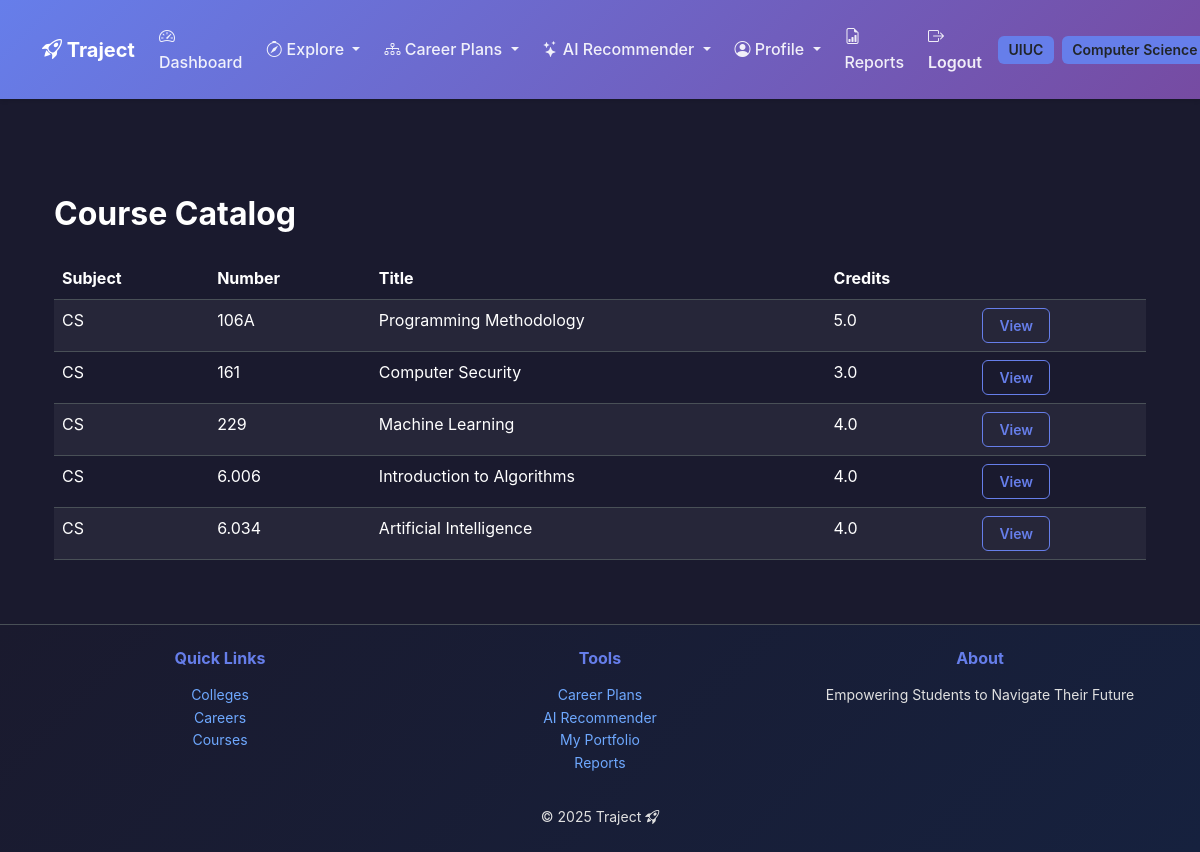
The app's page /catalog/ (signed in) with its own data.
### accounts/models.py (models this page shows, shortened)
class UserProfile(models.Model):
    ACADEMIC_YEARS = [
        ('FR', 'Freshman'),
        ('SO', 'Sophomore'),
        ('JR', 'Junior'),
        ('SR', 'Senior'),
        ('GR', 'Graduate'),
    ]
    user = models.OneToOneField(
        User, on_delete=models.CASCADE, related_name='profile'
    )
    college = models.ForeignKey(
        "colleges.College",
        on_delete=models.SET_NULL,
        null=True, blank=True,
        related_name='students'
    )
    major = models.ForeignKey(
        "colleges.Major",
        on_delete=models.SET_NULL,
        null=True, blank=True,
        related_name='major_students'
    )
    minors = models.ManyToManyField(
        "colleges.Major",
        blank=True,
        related_name='minor_students',
        help_text="Optional secondary areas of study."
    )
    gpa = models.DecimalField(
        max_digits=4,
        decimal_places=2,
        validators=[MinValueValidator(0.0), MaxValueValidator(4.0)],
        null=True, blank=True,
        help_text="GPA on a 4.0 scale."
    )
    academic_year = models.CharField(
        max_length=2,
        choices=ACADEMIC_YEARS,
        default='FR'
    )
    personal_interests = models.TextField(blank=True)
    career_goals = models.TextField(blank=True)
    clubs_interest = models.TextField(blank=True)
    clubs_user_is_a_part_of = models.TextField(blank=True)
    skills = models.TextField(blank=True)
    work_experience = models.TextField(blank=True)
    preferred_industries = models.TextField(blank=True)
    preferred_locations = models.TextField(blank=True)
    preferred_positions = models.TextField(blank=True)
    preferred_company = models.TextField(blank=True)
    created_at = models.DateTimeField(auto_now_add=True)
    class Meta:
        ordering = ['user__username']
        verbose_name = "User Profile"
        verbose_name_plural = "User Profiles"

### colleges/models.py (models this page shows, shortened)
class College(models.Model):
    college_name = models.CharField(max_length=300)  # Full college name
    city = models.CharField(max_length=100)
    state = models.CharField(max_length=100)
    abbreviation = models.CharField(max_length=50, unique=True)  # e.g. UIUC
    logo_url = models.URLField(blank=True, null=True)
    class Meta:
        ordering = ["college_name"]

class Major(models.Model):
    college = models.ForeignKey(
        College, on_delete=models.CASCADE, related_name="majors"
    )
    name = models.CharField(max_length=120)
    code = models.CharField(max_length=20, blank=True)  # e.g., CS, ECE, etc.
    class Meta:
        unique_together = ("college", "name")  # Prevent duplicates within same college
        ordering = ["college__abbreviation", "name"]

### catalog/models.py (models this page shows, shortened)
class Course(models.Model):
    subject = models.CharField(max_length=10)
    number = models.CharField(max_length=10)
    title = models.CharField(max_length=200)
    credits = models.DecimalField(max_digits=3, decimal_places=1)
    description = models.TextField(blank=True)
    college = models.ForeignKey(
        "colleges.College",
        on_delete=models.CASCADE,
        related_name="courses",
        null=True,
        blank=True,
    )
    class Meta:
        ordering = ["subject", "number"]
        unique_together = ("subject", "number", "college")

### catalog/views.py (the view)
# urls.py: path("", views.course_list_view, name="courses"),
@login_required
def course_list_view(request):
    courses = Course.objects.all().order_by("subject", "number")
    return render(request, "catalog/course_list.html", {"courses": courses})

### templates/catalog/course_list.html (shortened to what this page needs)
{% extends "accounts/base.html" %}
{% block content %}
<div class="container mt-5">
 <h2 class="fw-bold mb-4">Course Catalog</h2>
 {% if courses %}
 <table class="table table-striped">
 <thead>
 <tr>
 <th>Subject</th>
 <th>Number</th>
 <th>Title</th>
 <th>Credits</th>
 <th></th>
 </tr>
 </thead>
 <tbody>
 {% for course in courses %}
 <tr>
 <td>{{ course.subject }}</td>
 <td>{{ course.number }}</td>
 <td>{{ course.title }}</td>
 <td>{{ course.credits }}</td>
 <td><a href="{% url 'catalog:course_detail' course.id %}" class="btn btn-sm btn-outline-primary">View</a></td>
 </tr>
 {% endfor %}
 </tbody>
 </table>
 {% else %}
 <p class="text-muted">No courses available.</p>
 {% endif %}
</div>
{% endblock %}

### templates/accounts/base.html (shortened to what this page needs)
{% load static %}
<!DOCTYPE html>
<html lang="en" data-bs-theme="dark">
 <head>
 <link
 href="https://cdn.jsdelivr.net/npm/bootstrap@5.3.3/dist/css/bootstrap.min.css"
 rel="stylesheet"
 >
 <link
 rel="stylesheet"
 href="https://cdn.jsdelivr.net/npm/bootstrap-icons@1.11.3/font/bootstrap-icons.min.css"
 >
 <link rel="stylesheet" href="{% static 'css/traject.css' %}">
 </head>
 <body class="traject-bg d-flex flex-column min-vh-100">
 <nav class="navbar navbar-expand-lg traject-navbar py-3">
 <div class="container">
 <a class="navbar-brand fw-bold text-white" href="/">
 <i class="bi bi-rocket-takeoff"></i> Traject
 </a>
 <div class="collapse navbar-collapse" id="navbarNav">
 <ul class="navbar-nav ms-auto align-items-center gap-2">
 {% if user.is_authenticated %}
 <li class="nav-item">
 <a class="nav-link" href="{% url 'accounts:dashboard' %}">
 <i class="bi bi-speedometer2"></i> Dashboard
 </a>
 </li>
 <li class="nav-item dropdown">
 <a class="nav-link dropdown-toggle" href="#" role="button" data-bs-toggle="dropdown">
 <i class="bi bi-compass"></i> Explore
 </a>
 </li>
 <li class="nav-item dropdown">
 <a class="nav-link dropdown-toggle" href="#" role="button" data-bs-toggle="dropdown">
 <i class="bi bi-diagram-3"></i> Career Plans
 </a>
 </li>
 <li class="nav-item dropdown">
 <a class="nav-link dropdown-toggle" href="#" role="button" data-bs-toggle="dropdown">
 <i class="bi bi-stars"></i> AI Recommender
 </a>
 </li>
 <li class="nav-item dropdown">
 <a class="nav-link dropdown-toggle" href="#" role="button" data-bs-toggle="dropdown">
 <i class="bi bi-person-circle"></i> Profile
 </a>
 </li>
 <li class="nav-item">
 <a class="nav-link" href="{% url 'accounts:reports' %}">
 <i class="bi bi-file-earmark-bar-graph"></i> Reports
 </a>
 </li>
 <li class="nav-item">
 <a class="nav-link fw-semibold text-accent-dark" href="{% url 'accounts:logout' %}">
 <i class="bi bi-box-arrow-right"></i> Logout
 </a>
 </li>
 {% if user.profile.college %}
 <li class="nav-item">
 <span class="badge bg-accent text-dark" data-bs-toggle="tooltip" title="Your College">
 {{ user.profile.college.abbreviation }}
 </span>
 </li>
 {% endif %}
 {% if user.profile.major %}
 <li class="nav-item">
 <span class="badge bg-accent text-dark" data-bs-toggle="tooltip" title="Your Major">
 {{ user.profile.major.name }}
 </span>
 </li>
 {% endif %}
 {% else %}
 <li class="nav-item"><a class="nav-link" href="{% url 'accounts:login' %}">Login</a></li>
 <li class="nav-item">
 <a class="btn btn-accent btn-sm" href="{% url 'accounts:signup' %}">Sign Up</a>
 </li>
 {% endif %}
 </ul>
 </div>
 </div>
 </nav>
 <main class="flex-grow-1 py-5">
 <div class="container">
 {% block content %}{% endblock %}
 </div>
 </main>
 <footer class="footer text-center py-4 border-top">
 <div class="container">
 <div class="row mb-3">
 <div class="col-md-4 mb-3 mb-md-0">
 <h6 class="text-accent fw-bold">Quick Links</h6>
 <ul class="list-unstyled small">
 <li><a href="{% url 'colleges:list' %}" class="text-decoration-none">Colleges</a></li>
 <li><a href="{% url 'careers:list' %}" class="text-decoration-none">Careers</a></li>
 <li><a href="{% url 'catalog:courses' %}" class="text-decoration-none">Courses</a></li>
 </ul>
 </div>
 <div class="col-md-4 mb-3 mb-md-0">
 <h6 class="text-accent fw-bold">Tools</h6>
 <ul class="list-unstyled small">
 {% if user.is_authenticated %}
 <li><a href="{% url 'accounts:career_plans_list' %}" class="text-decoration-none">Career Plans</a></li>
 <li><a href="{% url 'recommender:dashboard' %}" class="text-decoration-none">AI Recommender</a></li>
 <li><a href="{% url 'accounts:portfolio_checklist' %}" class="text-decoration-none">My Portfolio</a></li>
 <li><a href="{% url 'accounts:reports' %}" class="text-decoration-none">Reports</a></li>
 {% else %}
 <li><a href="{% url 'accounts:login' %}" class="text-decoration-none">Login</a></li>
 <li><a href="{% url 'accounts:signup' %}" class="text-decoration-none">Sign Up</a></li>
 {% endif %}
 </ul>
 </div>
 <div class="col-md-4">
 <h6 class="text-accent fw-bold">About</h6>
 <p class="small mb-0">Empowering Students to Navigate Their Future</p>
 </div>
 </div>
 <p class="mb-0 small">&copy; {% now "Y" %} Traject <i class="bi bi-rocket-takeoff"></i></p>
 </div>
 </footer>
 </body>
</html>

### static/css/traject.css (style rules this page uses)
:root { --traject-primary: #667eea; --traject-secondary: #764ba2; --traject-accent: #667eea; --traject-dark: #1a1a2e; --traject-light: #f8f9fa; --traject-text: #e0e0e0; --traject-text-muted: #a0a0a0; }
body { font-family: -apple-system, BlinkMacSystemFont, 'Segoe UI', Roboto, 'Helvetica Neue', Arial, sans-serif; font-size: 1rem; line-height: 1.6; color: var(--traject-text); }
h1, h2, h3, h4, h5, h6, .display-1, .display-2, .display-3, .display-4, .display-5, .display-6 { font-weight: 700; line-height: 1.2; color: #ffffff; margin-bottom: 1rem; }
.text-white { color: #ffffff !important; }
[data-bs-theme="dark"] { --bs-body-bg: #1a1a2e; --bs-body-color: #e0e0e0; }
.traject-bg { background-color: var(--traject-dark); }
.traject-navbar { background: linear-gradient(135deg, var(--traject-primary) 0%, var(--traject-secondary) 100%); box-shadow: 0 2px 4px rgba(0,0,0,.1); }
.traject-navbar .nav-link { color: rgba(255, 255, 255, 0.9) !important; font-weight: 500; }
.text-accent { color: var(--traject-accent) !important; }
.text-accent-dark { color: #8b9cf7 !important; }
.bg-accent { background-color: var(--traject-accent) !important; }
.badge { padding: 0.5em 0.75em; font-weight: 600; font-size: 0.875rem; }
.footer { background: linear-gradient(135deg, #1a1a2e 0%, #16213e 100%); border-top: 2px solid var(--traject-primary); }
html { scroll-behavior: smooth; }
.btn { transition: all 0.3s ease; font-weight: 600; font-size: 0.95rem; padding: 0.5rem 1.25rem; border-radius: 0.375rem; }
.btn-sm { font-size: 0.875rem; padding: 0.375rem 1rem; }
.btn-outline-primary { border-color: var(--traject-primary); color: var(--traject-primary); }

### records on screen
Course: subject "CS", number "106A", title "Programming Methodology", credits "5.0"
Course: subject "CS", number "161", title "Computer Security", credits "3.0"
Course: subject "CS", number "229", title "Machine Learning", credits "4.0"
Course: subject "CS", number "6.006", title "Introduction to Algorithms", credits "4.0"
Course: subject "CS", number "6.034", title "Artificial Intelligence", credits "4.0"

### other values on screen
{{ user.profile.college.abbreviation }} "UIUC"
{{ user.profile.major.name }} "Computer Science"
